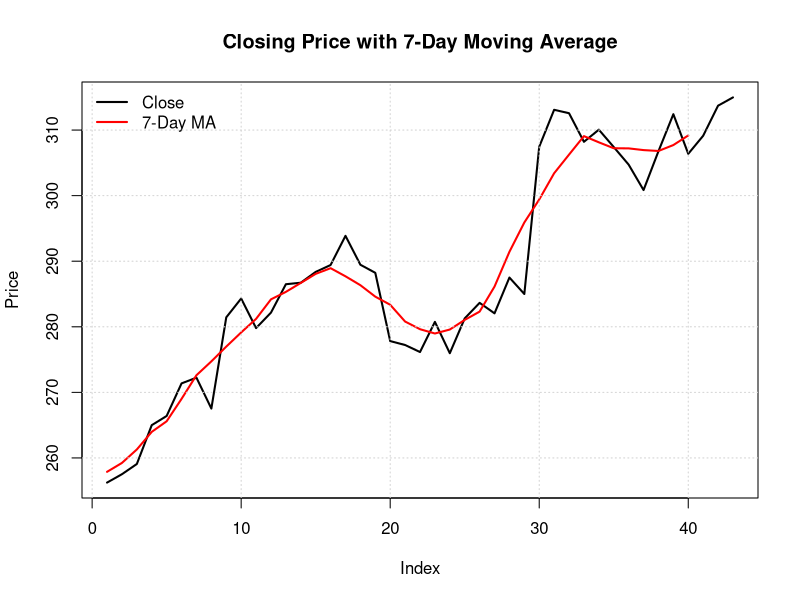
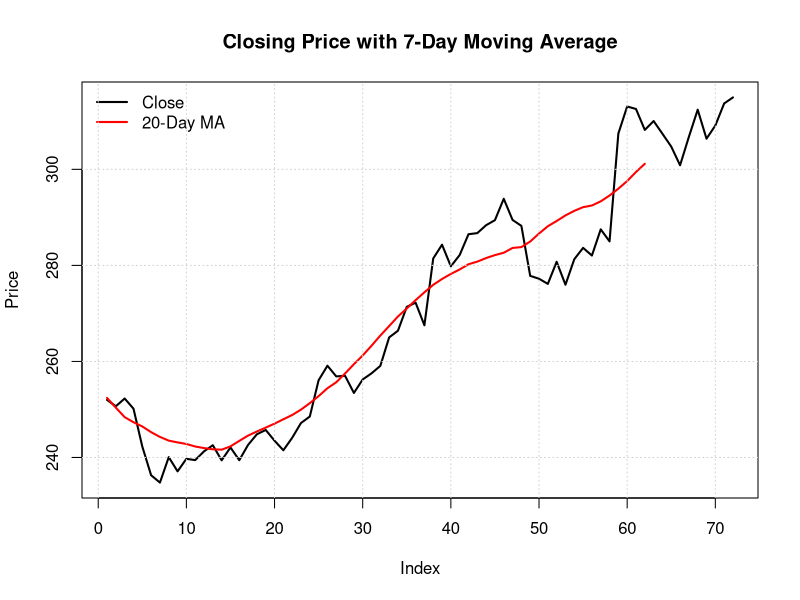
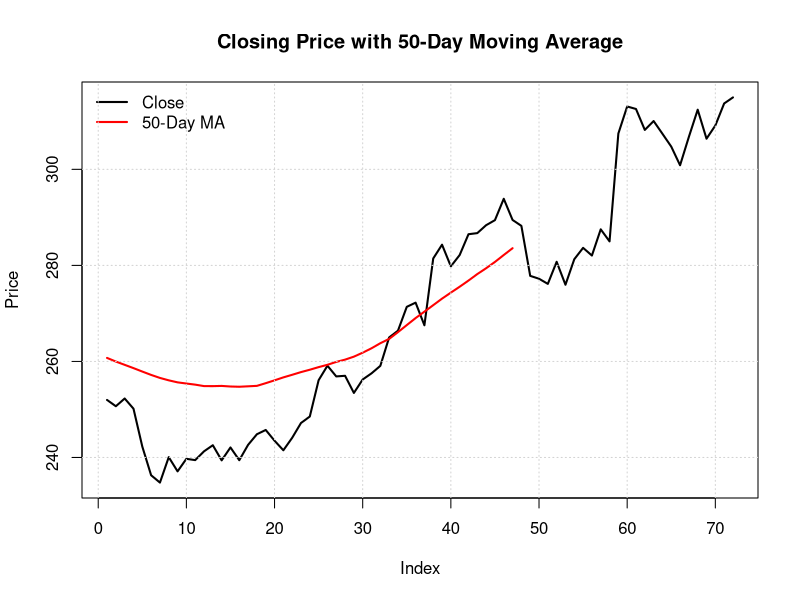
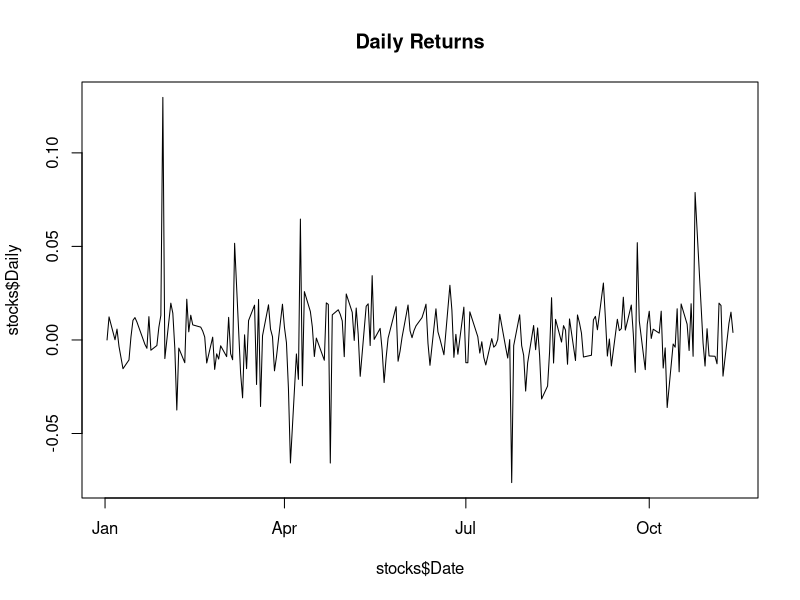
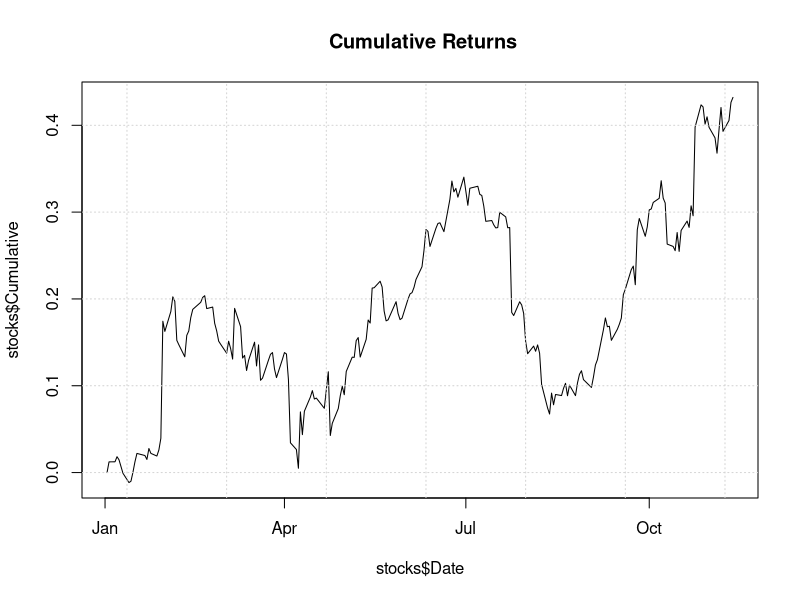

Reproduce these figures in R, in order.
## ---- chunk 1
rm(list=ls())
stocks <- read.csv("./IBM.csv")
stocks$Date <- as.Date(stocks$Date,format="%m/%d/%Y")
# stocks$volume <- stocks$Vol.*1000

## ---- chunk 2
# Calculate Rolling Means
# 7 Days
stocks$SMA7 <- stats::filter(stocks$Close,
                        rep(1/7, 7),
                        sides = 2)

# 20 Days
stocks$SMA20<- stats::filter(stocks$Close, rep(1/20, 20), sides = 2)
# stocks$SMA20_filled <- as.numeric(stocks$SMA20_filled)
# stocks$SMA20_filled[is.na(stocks$SMA20_filled)] <- # stocks$Close[is.na(stocks$SMA20_filled)]

# 50 Days
stocks$SMA50 <- stats::filter(stocks$Close,
                         rep(1/50, 50),
                         sides = 2)

summary(stocks)
## ---- chunk 3
last_date <- max(stocks$Date, na.rm = TRUE)
df_last60 <- stocks[stocks$Date >= last_date - 60, ]

# 1. Plot the closing price
plot(df_last60$Close,
     type = "l",
     col = "black",
     lwd = 2,
     main = "Closing Price with 7-Day Moving Average",
     xlab = "Index",
     ylab = "Price")

# 2. Add the 20-day moving average line
lines(df_last60$SMA7,
      col = "red",
      lwd = 2)

# 3. Add a legend
legend("topleft",
       legend = c("Close", "7-Day MA"),
       col = c("black", "red"),
       lwd = 2,
       bty = "n")
grid()

## ---- chunk 4
last_date <- max(stocks$Date, na.rm = TRUE)
df_last60 <- stocks[stocks$Date >= last_date - 100, ]

# 1. Plot the closing price
plot(df_last60$Close,
     type = "l",
     col = "black",
     lwd = 2,
     main = "Closing Price with 7-Day Moving Average",
     xlab = "Index",
     ylab = "Price")

# 2. Add the 20-day moving average line
lines(df_last60$SMA20,
      col = "red",
      lwd = 2)

# 3. Add a legend
legend("topleft",
       legend = c("Close", "20-Day MA"),
       col = c("black", "red"),
       lwd = 2,
       bty = "n")
grid()

## ---- chunk 5
last_date <- max(stocks$Date, na.rm = TRUE)
df_last60 <- stocks[stocks$Date >= last_date - 100, ]
# 1. Plot the closing price
plot(df_last60$Close,
     type = "l",
     col = "black",
     lwd = 2,
     main = "Closing Price with 50-Day Moving Average",
     xlab = "Index",
     ylab = "Price")

# 2. Add the 20-day moving average line
lines(df_last60$SMA50,
      col = "red",
      lwd = 2)

# 3. Add a legend
legend("topleft",
       legend = c("Close", "50-Day MA"),
       col = c("black", "red"),
       lwd = 2,
       bty = "n")
grid()
## ---- chunk 6
stocks$Daily <- (stocks$Close / c(NA, head(stocks$Close, -1))) - 1
stocks$Daily[1] <- 0
stocks$Cumulative <- cumprod(1 + stocks$Daily) - 1

## ---- chunk 7
plot(stocks$Date,stocks$Daily,type='l',main="Daily Returns")
## ---- chunk 8
plot(stocks$Date,stocks$Cumulative,type='l',main=" Cumulative Returns")
grid()
